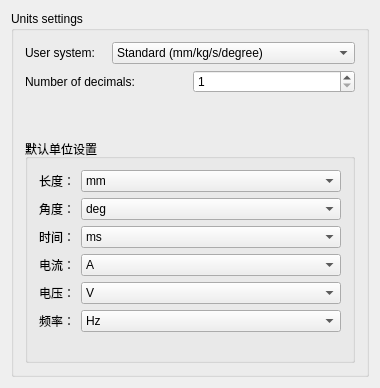
<?xml version="1.0" encoding="UTF-8"?>
<ui version="4.0">
 <class>Gui::Dialog::DlgSettingsUnits</class>
 <widget class="QWidget" name="Gui::Dialog::DlgSettingsUnits">
  <property name="geometry">
   <rect>
    <x>0</x>
    <y>0</y>
    <width>380</width>
    <height>388</height>
   </rect>
  </property>
  <property name="windowTitle">
   <string>Units</string>
  </property>
  <layout class="QVBoxLayout" name="verticalLayout_2">
   <item>
    <widget class="QGroupBox" name="GroupBox6">
     <property name="title">
      <string>Units settings</string>
     </property>
     <layout class="QGridLayout" name="gridLayout">
      <item row="3" column="0">
       <widget class="QGroupBox" name="groupBox">
        <property name="title">
         <string>默认单位设置</string>
        </property>
        <layout class="QVBoxLayout" name="verticalLayout">
         <item>
          <layout class="QFormLayout" name="formLayout">
           <item row="0" column="0">
            <widget class="QLabel" name="label_3">
             <property name="text">
              <string>长度：</string>
             </property>
            </widget>
           </item>
           <item row="0" column="1">
            <widget class="QComboBox" name="comboBox_Length">
             <item>
              <property name="text">
               <string>mm</string>
              </property>
             </item>
             <item>
              <property name="text">
               <string>cm</string>
              </property>
             </item>
             <item>
              <property name="text">
               <string>m</string>
              </property>
             </item>
            </widget>
           </item>
           <item row="1" column="0">
            <widget class="QLabel" name="label_4">
             <property name="text">
              <string>角度：</string>
             </property>
            </widget>
           </item>
           <item row="1" column="1">
            <widget class="QComboBox" name="comboBox_Angle">
             <item>
              <property name="text">
               <string>deg</string>
              </property>
             </item>
             <item>
              <property name="text">
               <string>rad</string>
              </property>
             </item>
            </widget>
           </item>
           <item row="2" column="0">
            <widget class="QLabel" name="label_5">
             <property name="text">
              <string>时间：</string>
             </property>
            </widget>
           </item>
           <item row="2" column="1">
            <widget class="QComboBox" name="comboBox_TimeSpan">
             <item>
              <property name="text">
               <string>ms</string>
              </property>
             </item>
             <item>
              <property name="text">
               <string>s</string>
              </property>
             </item>
             <item>
              <property name="text">
               <string>min</string>
              </property>
             </item>
             <item>
              <property name="text">
               <string>h</string>
              </property>
             </item>
            </widget>
           </item>
           <item row="3" column="0">
            <widget class="QLabel" name="label_6">
             <property name="text">
              <string>电流：</string>
             </property>
            </widget>
           </item>
           <item row="3" column="1">
            <widget class="QComboBox" name="comboBox_ElectricCurrent">
             <item>
              <property name="text">
               <string>A</string>
              </property>
             </item>
             <item>
              <property name="text">
               <string>kA</string>
              </property>
             </item>
             <item>
              <property name="text">
               <string>MA</string>
              </property>
             </item>
            </widget>
           </item>
           <item row="4" column="0">
            <widget class="QLabel" name="label_7">
             <property name="text">
              <string>电压：</string>
             </property>
            </widget>
           </item>
           <item row="4" column="1">
            <widget class="QComboBox" name="comboBox_ElectricPotential">
             <item>
              <property name="text">
               <string>V</string>
              </property>
             </item>
             <item>
              <property name="text">
               <string>kV</string>
              </property>
             </item>
             <item>
              <property name="text">
               <string>MV</string>
              </property>
             </item>
            </widget>
           </item>
           <item row="5" column="0">
            <widget class="QLabel" name="label_8">
             <property name="text">
              <string>频率：</string>
             </property>
            </widget>
           </item>
           <item row="5" column="1">
            <widget class="QComboBox" name="comboBox_Frequency">
             <item>
              <property name="text">
               <string>Hz</string>
              </property>
             </item>
             <item>
              <property name="text">
               <string>kHz</string>
              </property>
             </item>
             <item>
              <property name="text">
               <string>MHz</string>
              </property>
             </item>
             <item>
              <property name="text">
               <string>GHz</string>
              </property>
             </item>
             <item>
              <property name="text">
               <string>THz</string>
              </property>
             </item>
            </widget>
           </item>
          </layout>
         </item>
        </layout>
       </widget>
      </item>
      <item row="1" column="0">
       <layout class="QHBoxLayout" name="horizontalLayout_2">
        <item>
         <widget class="QLabel" name="label_2">
          <property name="text">
           <string>Number of decimals:</string>
          </property>
         </widget>
        </item>
        <item>
         <widget class="QSpinBox" name="spinBoxDecimals">
          <property name="minimum">
           <number>1</number>
          </property>
          <property name="maximum">
           <number>12</number>
          </property>
         </widget>
        </item>
       </layout>
      </item>
      <item row="0" column="0">
       <layout class="QHBoxLayout" name="horizontalLayout">
        <item>
         <widget class="QLabel" name="label">
          <property name="text">
           <string>User system:</string>
          </property>
         </widget>
        </item>
        <item>
         <widget class="Gui::StyledComboBox" name="comboBox_ViewSystem">
          <item>
           <property name="text">
            <string>Standard (mm/kg/s/degree)</string>
           </property>
          </item>
          <item>
           <property name="text">
            <string>MKS (m/kg/s/degree)</string>
           </property>
          </item>
          <item>
           <property name="text">
            <string>US customary (in/lb)</string>
           </property>
          </item>
          <item>
           <property name="text">
            <string>Imperial decimal (in/lb)</string>
           </property>
          </item>
          <item>
           <property name="text">
            <string>Building Euro (cm/m²/m³)</string>
           </property>
          </item>
          <item>
           <property name="text">
            <string>Building US (ft-in/sqft/cuft)</string>
           </property>
          </item>
          <item>
           <property name="text">
            <string>Metric small parts &amp; CNC(mm, mm/min)</string>
           </property>
          </item>
         </widget>
        </item>
       </layout>
      </item>
      <item row="2" column="0">
       <spacer name="verticalSpacer">
        <property name="orientation">
         <enum>Qt::Vertical</enum>
        </property>
        <property name="sizeType">
         <enum>QSizePolicy::Fixed</enum>
        </property>
        <property name="sizeHint" stdset="0">
         <size>
          <width>20</width>
          <height>40</height>
         </size>
        </property>
       </spacer>
      </item>
     </layout>
    </widget>
   </item>
  </layout>
 </widget>
 <layoutdefault spacing="6" margin="11"/>
 <customwidgets>
  <customwidget>
   <class>Gui::StyledComboBox</class>
   <extends>QComboBox</extends>
   <header>Gui/Widgets.h</header>
  </customwidget>
 </customwidgets>
 <resources/>
 <connections/>
</ui>
